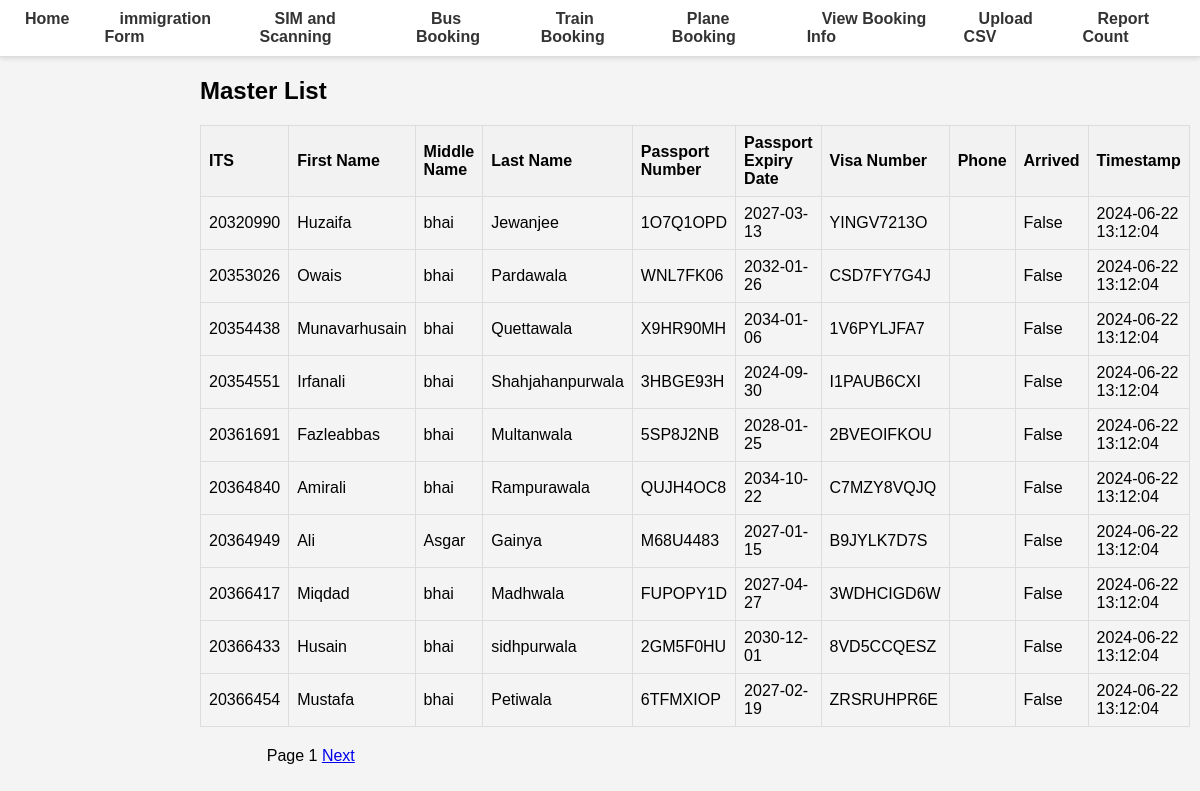
Page /masters/ on the committed database.
### database.py (models this page shows)
class Master(Base):
    __tablename__ = "master"
    ITS = Column(Integer, primary_key=True, index=True)
    first_name = Column(String)
    middle_name = Column(String)
    last_name = Column(String)
    DOB = Column(Date)
    passport_No = Column(String, unique=True)
    passport_Expiry = Column(Date)
    Visa_No = Column(String, unique=True)
    Mode_of_Transport = Column(String)
    phone = Column(String, nullable=True)
    arrived = Column(Boolean, default=False)
    timestamp = Column(DateTime, default=func.now())

### main.py (the view)
@app.get("/masters/", response_class=HTMLResponse)
async def list_masters(request: Request, page: int = Query(1), db: Session = Depends(get_db)):
    page_size = 10
    offset = (page - 1) * page_size
    masters = db.query(Master).offset(offset).limit(page_size).all()
    total_masters = db.query(func.count(Master.ITS)).scalar()
    return templates.TemplateResponse(
        "masters.html",
        {
            "request": request,
            "masters": masters,
            "page": page,
            "page_size": page_size,
            "total_masters": total_masters
        },
    )

### templates/masters.html (shortened to what this page needs)
{% extends "base.html" %}
{% block content %}
<h2>Master List</h2>
<table>
    <tr>
        <th>ITS</th>
        <th>First Name</th>
        <th>Middle Name</th>
        <th>Last Name</th>
        <th>Passport Number</th>
        <th>Passport Expiry Date</th>
        <th>Visa Number</th>
        <th>Phone</th>
        <th>Arrived</th>
        <th>Timestamp</th>
    </tr>
    {% for master in masters %}
    <tr>
        <td>{{ master.ITS }}</td>
        <td>{{ master.first_name }}</td>
        <td>{{ master.middle_name }}</td>
        <td>{{ master.last_name }}</td>
        <td>{{ master.passport_No }}</td>
        <td>{{ master.passport_Expiry }}</td>
        <td>{{ master.Visa_No }}</td>
        <td>{{ master.phone }}</td>
        <td>{{ master.arrived }}</td>
        <td>{{ master.timestamp }}</td>
    </tr>
    {% endfor %}
</table>
<div>
    <span>Page {{ page }}</span>
    <a href="/masters/?page={{ page + 1 }}" {% if (page * page_size) >= total_masters %}style="visibility:hidden;"{% endif %}>Next</a>
</div>
{% endblock %}

### static/styles.css (style rules this page uses)
body { font-family: Arial, sans-serif; margin: 0; padding: 0; background-color: #f4f4f4; }
table { width: 100%; border-collapse: collapse; margin-bottom: 20px; }
table, th, td { border: 1px solid #ddd; }
th, td { padding: 8px; text-align: left; }
th { background-color: #f2f2f2; }

### rows in the picture
Master: ITS "20320990", first_name "Huzaifa", middle_name "bhai", last_name "Jewanjee", passport_No "1O7Q1OPD", passport_Expiry "2027-03-13", Visa_No "YINGV7213O", arrived "False", timestamp "2024-06-22 13:12:04"
Master: ITS "20353026", first_name "Owais", middle_name "bhai", last_name "Pardawala", passport_No "WNL7FK06", passport_Expiry "2032-01-26", Visa_No "CSD7FY7G4J", arrived "False", timestamp "2024-06-22 13:12:04"
Master: ITS "20354438", first_name "Munavarhusain", middle_name "bhai", last_name "Quettawala", passport_No "X9HR90MH", passport_Expiry "2034-01-06", Visa_No "1V6PYLJFA7", arrived "False", timestamp "2024-06-22 13:12:04"
Master: ITS "20354551", first_name "Irfanali", middle_name "bhai", last_name "Shahjahanpurwala", passport_No "3HBGE93H", passport_Expiry "2024-09-30", Visa_No "I1PAUB6CXI", arrived "False", timestamp "2024-06-22 13:12:04"
Master: ITS "20361691", first_name "Fazleabbas", middle_name "bhai", last_name "Multanwala", passport_No "5SP8J2NB", passport_Expiry "2028-01-25", Visa_No "2BVEOIFKOU", arrived "False", timestamp "2024-06-22 13:12:04"
Master: ITS "20364840", first_name "Amirali", middle_name "bhai", last_name "Rampurawala", passport_No "QUJH4OC8", passport_Expiry "2034-10-22", Visa_No "C7MZY8VQJQ", arrived "False", timestamp "2024-06-22 13:12:04"
Master: ITS "20364949", first_name "Ali", middle_name "Asgar", last_name "Gainya", passport_No "M68U4483", passport_Expiry "2027-01-15", Visa_No "B9JYLK7D7S", arrived "False", timestamp "2024-06-22 13:12:04"
Master: ITS "20366417", first_name "Miqdad", middle_name "bhai", last_name "Madhwala", passport_No "FUPOPY1D", passport_Expiry "2027-04-27", Visa_No "3WDHCIGD6W", arrived "False", timestamp "2024-06-22 13:12:04"
Master: ITS "20366433", first_name "Husain", middle_name "bhai", last_name "sidhpurwala", passport_No "2GM5F0HU", passport_Expiry "2030-12-01", Visa_No "8VD5CCQESZ", arrived "False", timestamp "2024-06-22 13:12:04"
Master: ITS "20366454", first_name "Mustafa", middle_name "bhai", last_name "Petiwala", passport_No "6TFMXIOP", passport_Expiry "2027-02-19", Visa_No "ZRSRUHPR6E", arrived "False", timestamp "2024-06-22 13:12:04"

### other values in the picture
{{ page }} "1"
